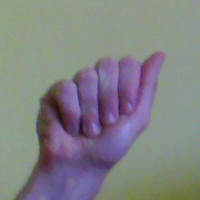
#> input picture orig_sample/A.jpg, 200 x 200 px, found by its file name
$ jupyter execute --allow-errors classifier.ipynb
#> lines starting #> are read from the running program, lines starting #| are printed output that depends on the picture; after the words box and inside, x2 and y2 are one past the last pixel; in counts of white or black regions, pixels touching at a corner belong together
[cell 1]
import pandas as pd
import cv2
import cv2 as cv
import numpy as np
from matplotlib import pyplot as plt
import copy as cp
import numpy as np
import math
from keras.models import load_model

[cell 2]
labels_dict = {'A':0,'B':1,'C':2,'D':3,'E':4,'F':5,'G':6,'H':7,'I':8,'J':9,'K':10,'L':11,'M':12,
                   'N':13,'O':14,'P':15,'Q':16,'R':17,'S':18,'T':19,'U':20,'V':21,'W':22,'X':23,'Y':24,
                   'Z':25,'space':26,'del':27,'nothing':28}


count_dict ={'A':920,'B':920,'C':920,'D':920,'E':920,'F':920,'G':920,'H':920,'I':920,'J':920,'K':910,'L':920,'M':920,
                   'N':920,'O':914,'P':920,'Q':920,'R':920,'S':920,'T':920,'U':920,'V':920,'W':920,'X':920,'Y':920,
                   'Z':920,'space':920,'del':920,'nothing':920}


images = []
labels = []
size = 100,100

#> (a cell that did not finish here is left out)

[cell 4]
images = []
labels = []
size = 100,100


#reading
img = cv2.imread('test\\orig_sample\\a.jpg')
#> img is the input picture: shape (200, 200, 3); mean B, G, R 132.1, 130.2, 129.9

print(img.shape[2])
#| 3

if(img.shape[2]==3):

    #conv to grayscale
    gray = cv2.cvtColor(img, cv2.COLOR_BGR2GRAY) # convert to grayscale
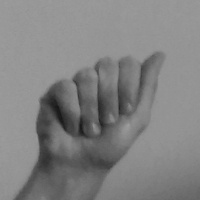
#> gray: shape (200, 200); min 23, max 158, mean 130.3
    # noise reduction
    blured = cv2.GaussianBlur(gray, (5, 5), 0)
    blured = cv2.erode(blured, None, iterations=2)
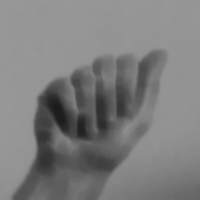
#> blured: shape (200, 200); min 28, max 153, mean 125.5
    blured = cv2.dilate(blured, None, iterations=2)

    high_thresh, thresh_im = cv2.threshold(blured, 0, 255, cv2.THRESH_BINARY + cv2.THRESH_OTSU)
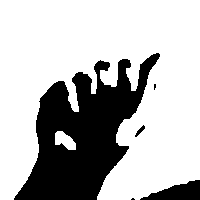
#> thresh_im: shape (200, 200); 72% white; 5 black regions (2 under 20 px), largest, box (x1, y1, x2, y2) and area: (14, 53, 160, 200) 10412, (140, 180, 200, 200) 713, (135, 125, 145, 137) 44
#> high_thresh = 118
    high_thresh2=high_thresh*0.5
#> high_thresh2 = 59
    low_thresh = 0.1*high_thresh
#> low_thresh = 11.8


    edged=cv2.Canny(img,200,20)
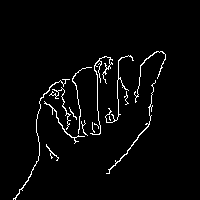
#> edged: shape (200, 200); 3% white in thin lines or dots, all inside (x1, y1, x2, y2) = (13, 51, 166, 200)
    model_image =~edged
    model_image = cv2.resize(model_image,dsize=(100,100),interpolation=cv2.INTER_CUBIC)
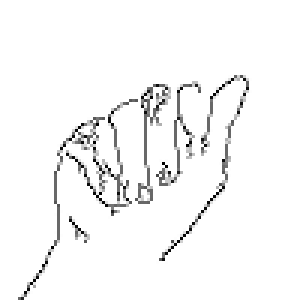
#> model_image: shape (100, 100) (shown 3 times larger); min 0, max 255, mean 246.3

if(img.shape[2]==1):

    img = cv2.cvtColor(img, cv2.COLOR_BGR2RGB)
    edged=img
    model_image=~edged
    model_image = cv2.resize(model_edged,dsize=(img_size, img_size),interpolation=cv2.INTER_CUBIC)


images.append(model_image)


images=np.asarray(images)
images = images.astype('float32')/255.0

X_test=images

X_test = X_test.reshape(X_test.shape + (1,))

plt.figure(figsize=(10,10))
plt.subplot(1,3,1),plt.imshow(img,cmap = 'gray')
plt.title('Original'), plt.xticks([]), plt.yticks([])
plt.subplot(1,3,2),plt.imshow(edged,cmap = 'gray')
plt.title('Edge'), plt.xticks([]), plt.yticks([])


#> (the rest of this cell did not finish here and is left out)

[cell 5]
def getlabel(img):

    images = []

    gray = cv2.cvtColor(img, cv2.COLOR_BGR2GRAY)

    blured = cv2.GaussianBlur(gray, (5, 5), 0)
    blured = cv2.erode(blured, None, iterations=2)
    blured = cv2.dilate(blured, None, iterations=2)

    high_thresh, thresh_im = cv2.threshold(blured, 0, 255, cv2.THRESH_BINARY + cv2.THRESH_OTSU)
    high_thresh2=high_thresh*0.5
    low_thresh = 0.1*high_thresh
    edged=~img

    edged=cv2.Canny(edged,200,20)
    model_image =~edged
    model_image = cv2.resize(model_image,dsize=(100,100),interpolation=cv2.INTER_CUBIC)


    images.append(model_image)


    images=np.asarray(images)
    images = images.astype('float32')/255.0

    X_test=images

    X_test = X_test.reshape(X_test.shape + (1,))


    predictions = model.predict(X_test)
    predictions = np.argmax(predictions, axis=1)
    if(predictions==28):
            labe='space'
    elif(predictions==26):
            labe='del'
    elif(predictions==27):
            labe='nothing'
    else:
        labe=chr(65+predictions)


    return labe

#> (a cell that did not finish here is left out)

[cell 7]
img = cv2.imread('test\\orig_sample\\nothing.jpg')
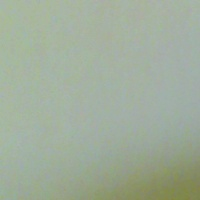
#> input picture orig_sample/nothing.jpg, 200 x 200 px, found by its file name
#> img is the input picture: shape (200, 200, 3); mean B, G, R 154.9, 173, 160.1
#> (the rest of this cell did not finish here and is left out)

#> in getlabel (call 2), `gray = cv2.cvtColor(img, cv2.COLOR_BGR2GRAY)`:
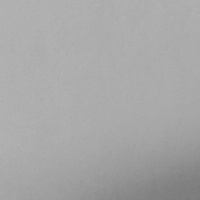
#> gray: shape (200, 200); min 121, max 179, mean 167.1
#> in getlabel (call 2), `high_thresh, thresh_im = cv2.threshold(blured, 0, 255, cv2.THRESH_BINA..`:
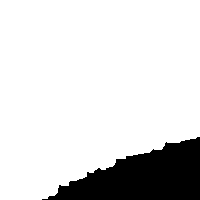
#> thresh_im: shape (200, 200); 85.5% white; 1 black region, box (x1, y1, x2, y2) and area: (42, 137, 200, 200) 5784
#> in getlabel (call 2), `high_thresh, thresh_im = cv2.threshold(blured, 0, 255, cv2.THRESH_BINA..`: high_thresh = 157
#> in getlabel (call 2), `high_thresh2=high_thresh*0.5`: high_thresh2 = 78.5
#> in getlabel (call 2), `low_thresh = 0.1*high_thresh`: low_thresh = 15.7
#> in getlabel (call 2), `edged=~img`:
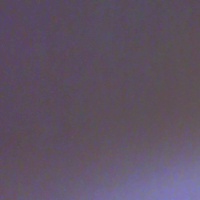
#> edged: shape (200, 200, 3); mean B, G, R 100.1, 82, 94.9
#> in getlabel (call 2), `edged=cv2.Canny(edged,200,20)`: edged: shape (200, 200); every value is 0
#> in getlabel (call 2), `model_image =~edged`: model_image: shape (200, 200); every value is 255
#> in getlabel (call 2), `model_image = cv2.resize(model_image,dsize=(100,100),interpolation=cv2..`: model_image: shape (100, 100); every value is 255
